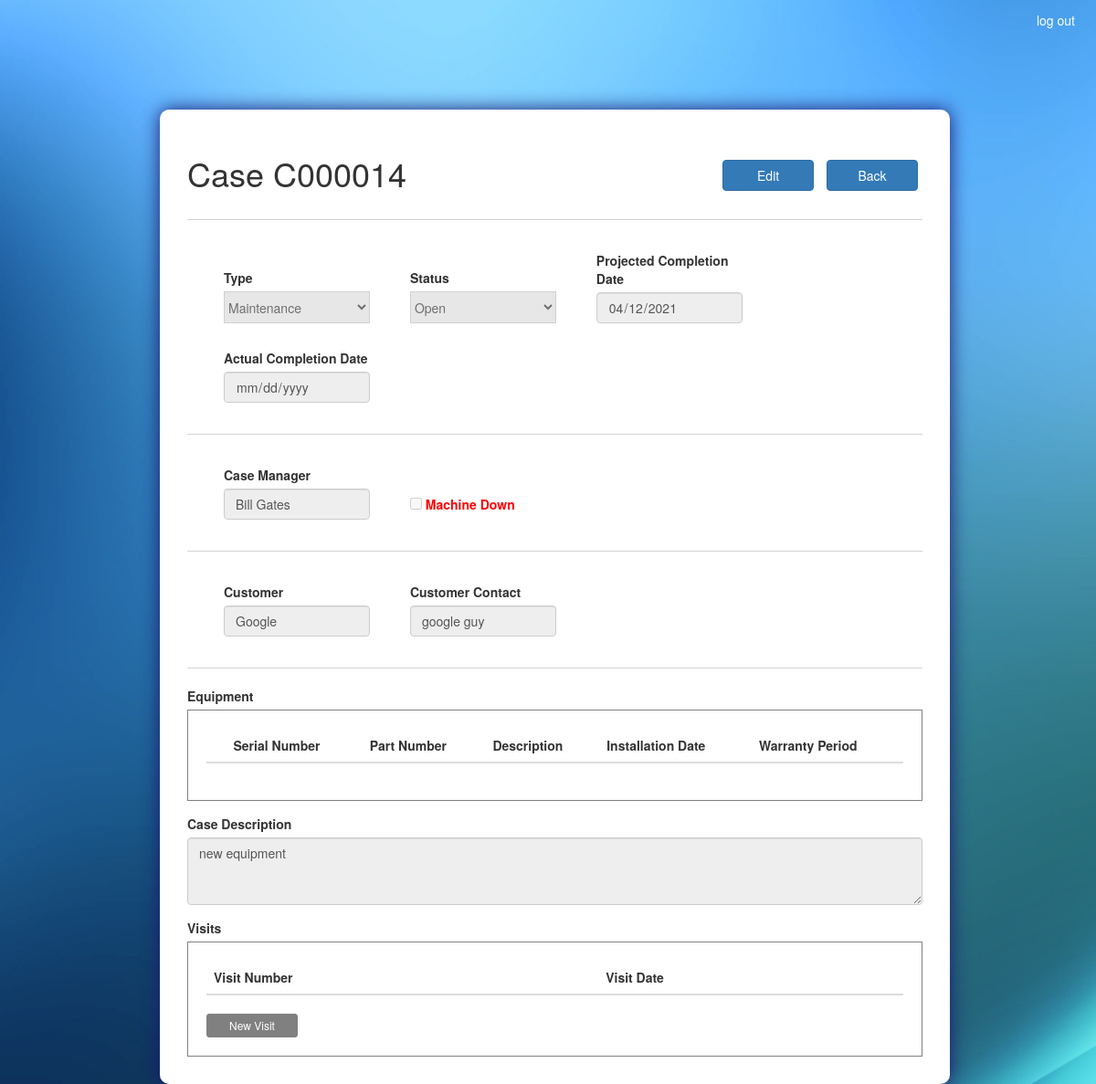
/case/C000014/ (signed in), run on an earlier commit of the app's database.
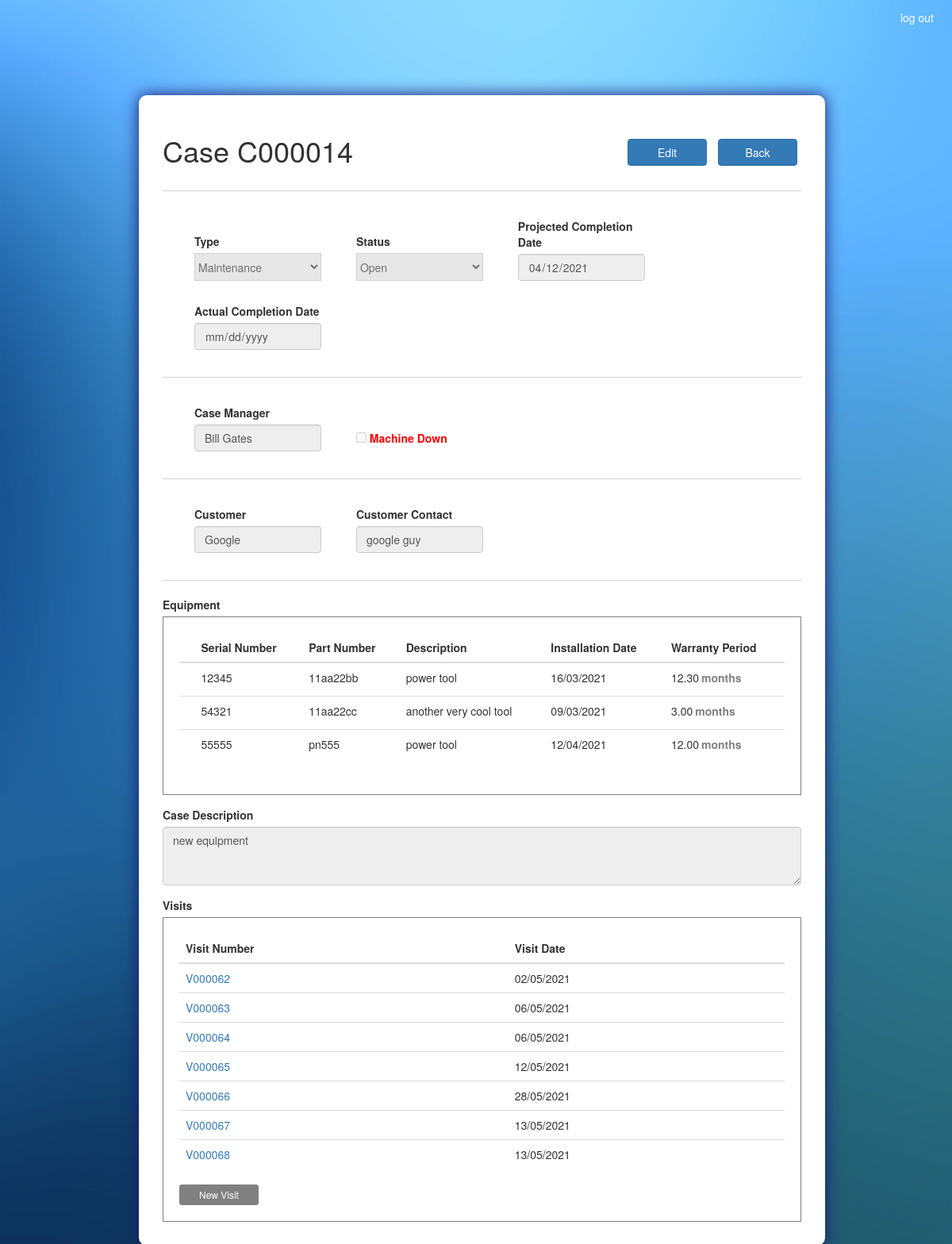
And on a later commit of the database.
### ASISupport_app/models.py (models this page shows, shortened)
class Equipment(models.Model):
	equip_sn 				= models.CharField(max_length=100, primary_key=True)
	equip_pn 				= models.CharField(max_length=100)
	equip_description 		= models.TextField()
	installation_date 		= models.DateTimeField()
	warranty 				= models.DecimalField(max_digits=20, decimal_places=2) #in months
	def __str__(self):
		return self.equip_sn

class Visit(models.Model):
	visit_num 				= models.CharField(max_length=100, primary_key=True)
	case_num 				= models.ForeignKey(Case, on_delete=models.CASCADE)
	create_date 			= models.DateTimeField(default=timezone.now)
	visit_date 				= models.DateTimeField(default = timezone.now)
	engineer 				= models.ForeignKey(Employee, on_delete=models.CASCADE)
	customer 				= models.ForeignKey(Customer, on_delete=models.CASCADE)
	customer_contact 		= models.CharField(max_length=100)
	remote 					=  models.BooleanField(default=False)
	visit_start 			= models.TimeField()
	visit_end 				= models.TimeField()
	travel_hours 			= models.DecimalField(max_digits=20, decimal_places=2, default=0.00)
	num_of_engineers 		= models.IntegerField(blank=True, null=True, default=1)
	visit_summary 			= models.TextField()

### ASISupport_app/views.py (the view, shortened to what this page needs)
# urls.py: path('case/<id>/', views.case_view, name = 'view_case'),
@login_required(login_url='/accounts/login/')
def case_view(request, id):
	state = 'view'
	if request.method == 'POST' and 'back_btn' in request.POST:
		return redirect('ASISupport_app:dashboard')
	case = Case.objects.get(case_num=id)
	visits = Visit.objects.filter(case_num=id)
	case_equipment = CaseEquipment.objects.filter(case_num=id)
	case_equipment_sn_lst = [ce.equip_sn for ce in case_equipment]
	filtered_case_equipment = Equipment.objects.filter(equip_sn__in=case_equipment_sn_lst)
	equipment = Equipment.objects.all()
	equip_sn_lst = [equip.equip_sn for equip in equipment]
	equip_pn_lst = [equip.equip_pn for equip in equipment]
	equip_description_lst = [equip.equip_description for equip in equipment]
	equip_property_lst = [{'sn':equip.equip_sn,
						 'pn':equip.equip_pn,
						 'description':equip.equip_description,
						 'date':str(datetime.strptime(str(equip.installation_date)[:19],'%Y-%m-%d %H:%M:%S').strftime('%d/%m/%Y %H:%M:%S')),
						 'warranty':str(equip.warranty)} for equip in equipment]
	types = Case.TYPES
	employees = Employee.objects.all()
	customers = Customer.objects.all()
	''' roles '''
	groups = list(request.user.groups.values_list('name',flat = True))
	''' status list by roles '''
	statuses = []
	if ('Support' in groups ):
		statuses.extend((
						('Open', 'Open'),
						('Resolved', 'Resolved'),
						('On Hold','On Hold'),
						('Cancelled','Cancelled')
						))
	if ('Secretary' in groups):
		statuses.extend((
						('Closed', 'Closed'),
						))
	if ('Manager' in groups):
		statuses.extend(Case.STATUSES)
	statuses = list(set(statuses))
	''' restrict permits '''
	permit_edit = ('Manager' in groups) or ('Support' in groups and case.status not in ['Resolved','Closed','Cancelled']) or ('Secretary' in groups and case.status in ['Resolved'])
	edit = False
	permit_type = False
	permit_status = False
	permit_target_date = False
	permit_actual_date = False
	permit_on_hold_reason = False
	permit_cancellation_reason = False
	permit_case_manager = False
	permit_machine_down = False
	permit_customer = False
	permit_customer_contact = False
	permit_description = False
	permit_equipment_delete = False
	permit_equipment_add = False
	return render(request, 'ASISupport_app/case.html', locals())

### ASISupport_app/models.py (called while the page is built)
	def __str__(self):
		return f'{self.first_name} {self.last_name}'
		'''note: must be unique for case creation unique'''

	def __str__(self):
		return self.customer_name

### templates/ASISupport_app/case.html (shortened to what the changed rows need)
<!DOCTYPE html>
{% extends "ASISupport_app/base.html" %}
{% load static %}
{% block head_block %}
	<link rel="stylesheet" type="text/css" href="{% static 'css/case.css' %}">
{% endblock %}
{% block body_block %}
	<section class="col-sm-1 col-sm-10 col-sm-1">
		{% if state == 'view' %}
			<form class="form-container" action="{% url 'ASISupport_app:view_case' case.case_num %}" method="POST" id="view_case_form">
				<h1 class="inline_it">Case {{ case.case_num }}</h1>
				<div>
					<div class="object_table">
						<table class="table table-hover" id="equipment_tbl">
							<thead>
								<tr>
									<th scope="col"></th>
									<th scope="col">Serial Number</th>
						    		<th scope="col">Part Number</th>
						    		<th scope="col">Description</th>
						    		<th scope="col">Installation Date</th>
						    		<th scope="col">Warranty Period</th>
						    	</tr>
							</thead>
							{% if not permit_equipment_delete and not permit_equipment_add %}
								<tbody>
									{% for equip in filtered_case_equipment %}
											<tr>
												<td></td>
												<td>{{ equip.equip_sn }}</td>
												<td>{{ equip.equip_pn }}</td>
												<td>{{ equip.equip_description }}</td>
												<td>{{ equip.installation_date|date:'d/m/Y' }}</td>
												<td>{{ equip.warranty }}<label>months</label></td>
											</tr>
									{% endfor %}
								</tbody>
							{% endif %}
						</table>
					</div>
				</div>
				<div>
					<div class="object_table">
						<table class="table table-hover">
							<thead>
								<tr>
						    		<th scope="col">Visit Number</th>
						    		<th scope="col">Visit Date</th>
						    	</tr>
							</thead>
							<tbody>
								{% for visit in visits %}
								<tr>
									<td><a href="{% url 'ASISupport_app:view_visit' visit.visit_num %}">{{ visit.visit_num }}</a></td>
									<td>{{ visit.visit_date|date:'d/m/Y' }}</td>
								</tr>
								{% endfor %}
							</tbody>
						</table>
					</div>
				</div>
			</form>
		{% endif %}
	</section>
{% endblock %}

What changed in the data, as far as the page shows it:
now on this page (row unchanged): Equipment: equip_sn "12345", equip_pn "11aa22bb", equip_description "power tool", installation_date "16/03/2021", warranty "12.30"
now on this page (row unchanged): Equipment: equip_sn "54321", equip_pn "11aa22cc", equip_description "another very cool tool", installation_date "09/03/2021", warranty "3.00"
now on this page (row unchanged): Equipment: equip_sn "55555", equip_pn "pn555", equip_description "power tool", installation_date "12/04/2021", warranty "12.00"
added Visit: visit_num "V000062", visit_date "02/05/2021"
added Visit: visit_num "V000063", visit_date "06/05/2021"
added Visit: visit_num "V000064", visit_date "06/05/2021"
added Visit: visit_num "V000065", visit_date "12/05/2021"
added Visit: visit_num "V000066", visit_date "28/05/2021"
added Visit: visit_num "V000067", visit_date "13/05/2021"
added Visit: visit_num "V000068", visit_date "13/05/2021"
